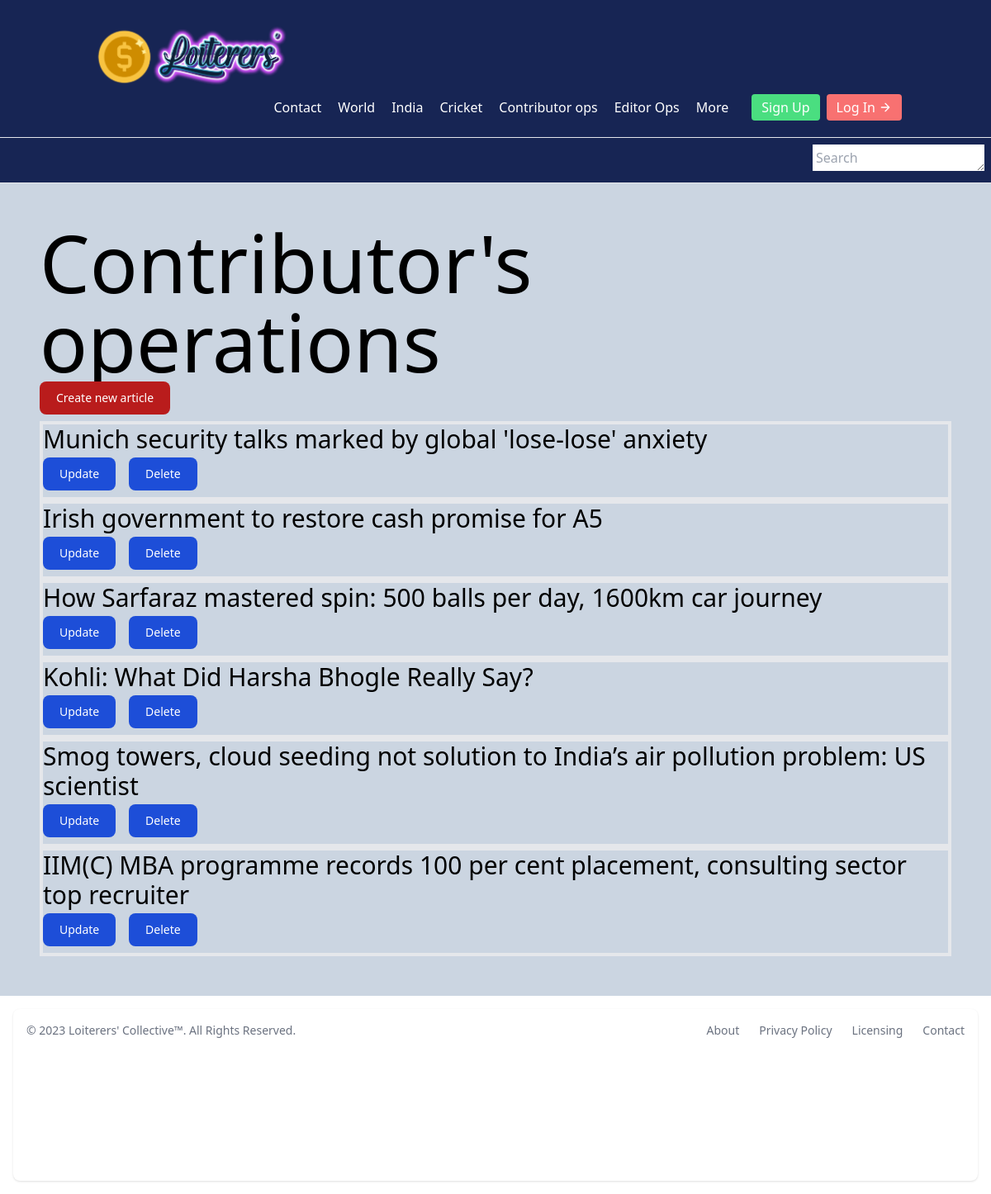
Page /contributor_ops on the committed database.
### main/models.py (models this page shows)
class Article(models.Model):
    column_name = models.CharField(max_length=200)
    headline = models.CharField(max_length=200)
    subheadline = models.CharField(max_length=200)
    pub_date = models.DateTimeField("date published")
    contributor = models.ForeignKey(
        Contributor, null=True, blank=True, on_delete=models.PROTECT
    )
    image = models.ImageField(null=True, blank=True, upload_to="article_images/")
    content = models.TextField()
    editor = models.ForeignKey(Editor, null=True, blank=True, on_delete=models.SET_NULL)
    category = models.ForeignKey(
        Category, null=True, blank=True, on_delete=models.SET_NULL
    )
    def __str__(self):
        return self.headline

### main/views.py (the view)
# urls.py: path("contributor_ops", ContributorOpsView.as_view(), name="contributor-ops"),
class ContributorOpsView(generic.ListView):
    template_name = "main/contributor_ops.html"
    model = Article
    context_object_name = "articles"
    def get_queryset(self):
        user = self.request.user
        queryset = Article.objects.filter(pub_date__lte=timezone.now()).order_by(
            "-pub_date"
        )
        return queryset

### main/templates/main/contributor_ops.html (shortened to what this page needs)
{% extends 'base.html' %}
{% block content %}
<h1 class="text-8xl">Contributor's operations</h1>
<button type="button"
  class="focus:outline-none text-white bg-red-700 hover:bg-red-800 focus:ring-4 focus:ring-red-300 font-medium rounded-lg text-sm px-5 py-2.5 me-2 mb-2 dark:bg-red-600 dark:hover:bg-red-700 dark:focus:ring-red-900">
  <a href="{% url 'main:article-create' %}">Create new article</a>
</button>
<ul>
  {% for article in articles %}
  <div class="border border-4 text-3xl">
    <li>
      <a href="{% url 'main:article-detail' article.pk %}">
        {{ article }}
    </li>
    <a href="{% url 'main:article-update' article.pk %}">
      <button type="button"
        class="text-white bg-blue-700 hover:bg-blue-800 focus:ring-4 focus:ring-blue-300 font-medium rounded-lg text-sm px-5 py-2.5 me-2 mb-2 dark:bg-blue-600 dark:hover:bg-blue-700 focus:outline-none dark:focus:ring-blue-800">
        Update
      </button>
    </a>
    <a href="{% url 'main:article-delete' article.pk %}">
      <button type="button"
        class="text-white bg-blue-700 hover:bg-blue-800 focus:ring-4 focus:ring-blue-300 font-medium rounded-lg text-sm px-5 py-2.5 me-2 mb-2 dark:bg-blue-600 dark:hover:bg-blue-700 focus:outline-none dark:focus:ring-blue-800">
        Delete
      </button>
    </a>
  </div>
  {% endfor %}
</ul>
{% endblock content %}

### rows in the picture
Article: headline "Munich security talks marked by global 'lose-lose' anxiety"
Article: headline "Irish government to restore cash promise for A5"
Article: headline "How Sarfaraz mastered spin: 500 balls per day, 1600km car journey"
Article: headline "Kohli: What Did Harsha Bhogle Really Say?"
Article: headline "Smog towers, cloud seeding not solution to India’s air pollution problem: US scientist"
Article: headline "IIM(C) MBA programme records 100 per cent placement, consulting sector top recruiter"
